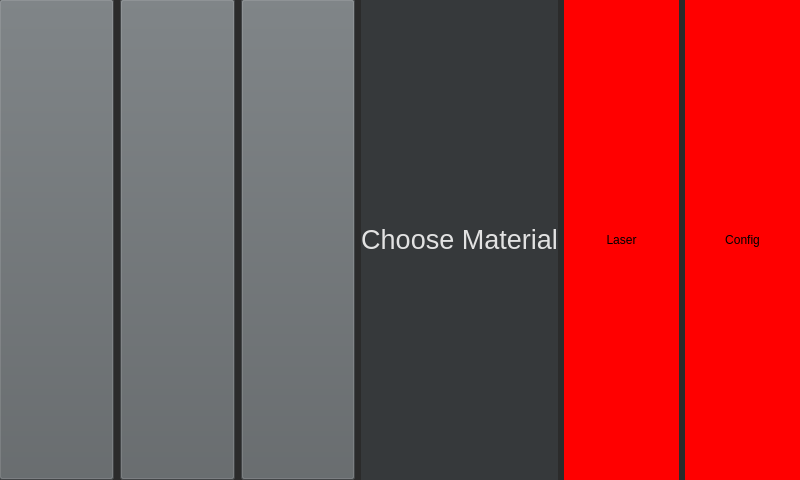
<?xml version="1.0" encoding="UTF-8"?>
<ui version="4.0">
 <class>VorlageUi</class>
 <widget class="QWidget" name="VorlageUi">
  <property name="geometry">
   <rect>
    <x>0</x>
    <y>0</y>
    <width>800</width>
    <height>480</height>
   </rect>
  </property>
  <property name="sizePolicy">
   <sizepolicy hsizetype="Preferred" vsizetype="Preferred">
    <horstretch>0</horstretch>
    <verstretch>0</verstretch>
   </sizepolicy>
  </property>
  <property name="minimumSize">
   <size>
    <width>800</width>
    <height>480</height>
   </size>
  </property>
  <property name="baseSize">
   <size>
    <width>800</width>
    <height>480</height>
   </size>
  </property>
  <property name="windowTitle">
   <string>Form</string>
  </property>
  <property name="styleSheet">
   <string notr="true">background-color: rgb(43, 43, 43);
color: rgb(60, 63, 65);</string>
  </property>
  <widget class="QWidget" name="verticalLayoutWidget">
   <property name="geometry">
    <rect>
     <x>-1</x>
     <y>-1</y>
     <width>801</width>
     <height>481</height>
    </rect>
   </property>
   <layout class="QVBoxLayout" name="verticalLayout">
    <item>
     <layout class="QHBoxLayout" name="horizontalLayout">
      <item>
       <widget class="QPushButton" name="backBtn">
        <property name="sizePolicy">
         <sizepolicy hsizetype="MinimumExpanding" vsizetype="MinimumExpanding">
          <horstretch>0</horstretch>
          <verstretch>0</verstretch>
         </sizepolicy>
        </property>
        <property name="minimumSize">
         <size>
          <width>0</width>
          <height>0</height>
         </size>
        </property>
        <property name="maximumSize">
         <size>
          <width>16777215</width>
          <height>16777215</height>
         </size>
        </property>
        <property name="font">
         <font>
          <pointsize>10</pointsize>
          <weight>75</weight>
          <bold>true</bold>
         </font>
        </property>
        <property name="styleSheet">
         <string notr="true">background-color: rgb(92, 97, 100);
color: rgb(175, 177, 179);
</string>
        </property>
        <property name="text">
         <string/>
        </property>
        <property name="icon">
         <iconset>
          <normaloff>../Icons/backIcon2.png</normaloff>../Icons/backIcon2.png</iconset>
        </property>
        <property name="iconSize">
         <size>
          <width>32</width>
          <height>32</height>
         </size>
        </property>
       </widget>
      </item>
      <item>
       <widget class="QPushButton" name="helpBtn">
        <property name="sizePolicy">
         <sizepolicy hsizetype="MinimumExpanding" vsizetype="MinimumExpanding">
          <horstretch>0</horstretch>
          <verstretch>0</verstretch>
         </sizepolicy>
        </property>
        <property name="minimumSize">
         <size>
          <width>0</width>
          <height>0</height>
         </size>
        </property>
        <property name="maximumSize">
         <size>
          <width>16777215</width>
          <height>16777215</height>
         </size>
        </property>
        <property name="font">
         <font>
          <pointsize>10</pointsize>
          <weight>75</weight>
          <bold>true</bold>
         </font>
        </property>
        <property name="cursor">
         <cursorShape>ArrowCursor</cursorShape>
        </property>
        <property name="toolTip">
         <string>&lt;html&gt;&lt;head/&gt;&lt;body&gt;&lt;p&gt;&lt;img src=&quot;:/newPrefix/helpIcon.png&quot;/&gt;&lt;/p&gt;&lt;/body&gt;&lt;/html&gt;</string>
        </property>
        <property name="styleSheet">
         <string notr="true">background-color: rgb(92, 97, 100);
color: rgb(175, 177, 179);
</string>
        </property>
        <property name="text">
         <string/>
        </property>
        <property name="icon">
         <iconset>
          <normaloff>../Icons/helpIcon.png</normaloff>../Icons/helpIcon.png</iconset>
        </property>
        <property name="iconSize">
         <size>
          <width>32</width>
          <height>32</height>
         </size>
        </property>
        <property name="flat">
         <bool>false</bool>
        </property>
       </widget>
      </item>
      <item>
       <widget class="QPushButton" name="homeBtn">
        <property name="sizePolicy">
         <sizepolicy hsizetype="MinimumExpanding" vsizetype="MinimumExpanding">
          <horstretch>0</horstretch>
          <verstretch>0</verstretch>
         </sizepolicy>
        </property>
        <property name="minimumSize">
         <size>
          <width>0</width>
          <height>0</height>
         </size>
        </property>
        <property name="maximumSize">
         <size>
          <width>16777215</width>
          <height>16777215</height>
         </size>
        </property>
        <property name="font">
         <font>
          <pointsize>10</pointsize>
          <weight>75</weight>
          <bold>true</bold>
         </font>
        </property>
        <property name="styleSheet">
         <string notr="true">background-color: rgb(92, 97, 100);
color: rgb(175, 177, 179);
</string>
        </property>
        <property name="text">
         <string/>
        </property>
        <property name="icon">
         <iconset>
          <normaloff>../Icons/homeIcon.png</normaloff>../Icons/homeIcon.png</iconset>
        </property>
        <property name="iconSize">
         <size>
          <width>32</width>
          <height>32</height>
         </size>
        </property>
       </widget>
      </item>
      <item>
       <widget class="QLabel" name="pageTitle">
        <property name="sizePolicy">
         <sizepolicy hsizetype="MinimumExpanding" vsizetype="MinimumExpanding">
          <horstretch>0</horstretch>
          <verstretch>0</verstretch>
         </sizepolicy>
        </property>
        <property name="minimumSize">
         <size>
          <width>0</width>
          <height>0</height>
         </size>
        </property>
        <property name="font">
         <font>
          <pointsize>20</pointsize>
          <weight>50</weight>
          <bold>false</bold>
         </font>
        </property>
        <property name="styleSheet">
         <string notr="true">background-color: rgb(54, 57, 59);
color: rgb(226, 226, 226);</string>
        </property>
        <property name="text">
         <string>Choose Material</string>
        </property>
        <property name="alignment">
         <set>Qt::AlignCenter</set>
        </property>
       </widget>
      </item>
      <item>
       <widget class="QLabel" name="laserLight">
        <property name="sizePolicy">
         <sizepolicy hsizetype="MinimumExpanding" vsizetype="MinimumExpanding">
          <horstretch>0</horstretch>
          <verstretch>0</verstretch>
         </sizepolicy>
        </property>
        <property name="minimumSize">
         <size>
          <width>0</width>
          <height>0</height>
         </size>
        </property>
        <property name="maximumSize">
         <size>
          <width>16777215</width>
          <height>16777215</height>
         </size>
        </property>
        <property name="styleSheet">
         <string notr="true">background-color: red;
color: rgb(0, 0, 0);</string>
        </property>
        <property name="text">
         <string>Laser</string>
        </property>
        <property name="alignment">
         <set>Qt::AlignCenter</set>
        </property>
       </widget>
      </item>
      <item>
       <widget class="QLabel" name="configLight">
        <property name="sizePolicy">
         <sizepolicy hsizetype="MinimumExpanding" vsizetype="MinimumExpanding">
          <horstretch>0</horstretch>
          <verstretch>0</verstretch>
         </sizepolicy>
        </property>
        <property name="minimumSize">
         <size>
          <width>0</width>
          <height>0</height>
         </size>
        </property>
        <property name="maximumSize">
         <size>
          <width>16777215</width>
          <height>16777215</height>
         </size>
        </property>
        <property name="styleSheet">
         <string notr="true">background-color: red;
color: rgb(0, 0, 0);</string>
        </property>
        <property name="text">
         <string>Config</string>
        </property>
        <property name="alignment">
         <set>Qt::AlignCenter</set>
        </property>
       </widget>
      </item>
     </layout>
    </item>
   </layout>
  </widget>
 </widget>
 <resources/>
 <connections/>
</ui>
